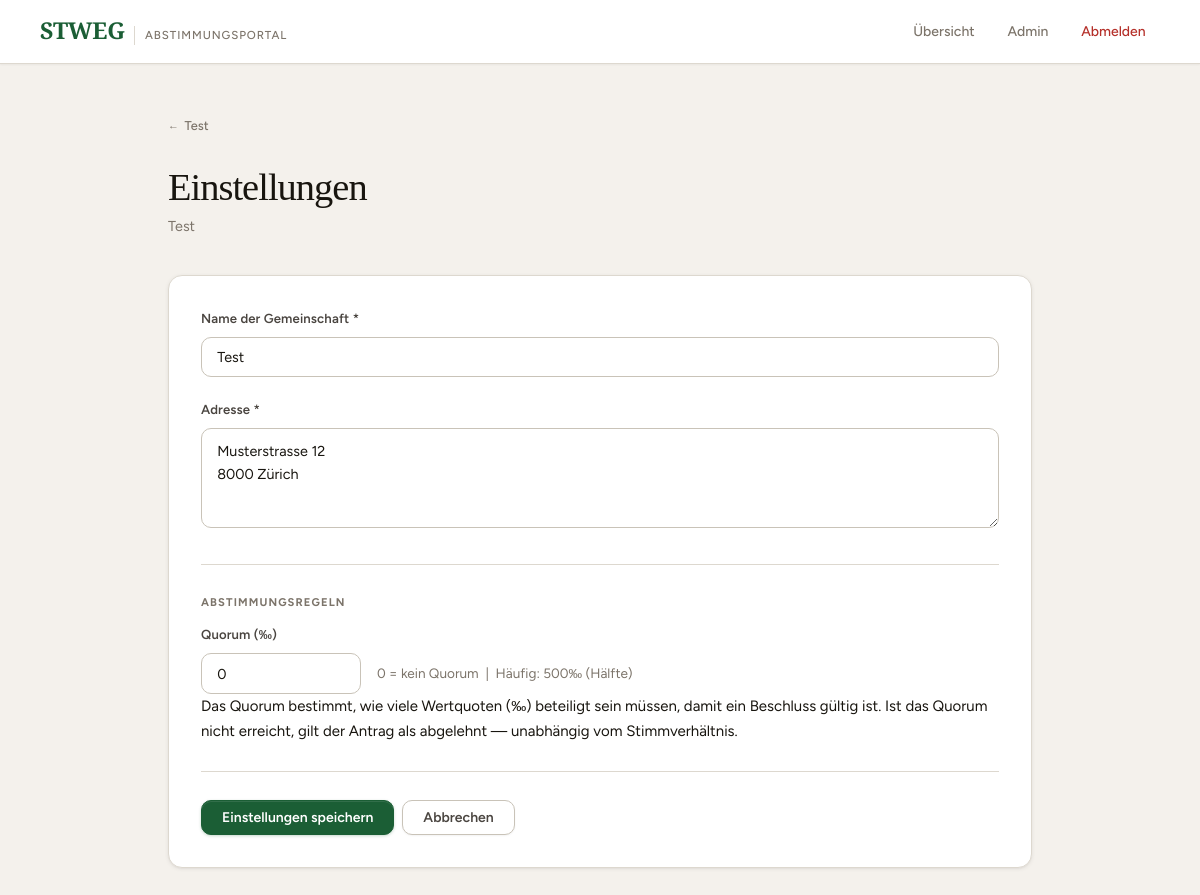
Page /community/1/bearbeiten/ (signed in) on the committed database.
### voting/models.py (models this page shows, shortened)
class Community(models.Model):
    name       = models.CharField(max_length=200)
    address    = models.TextField()
    created_at = models.DateTimeField(auto_now_add=True)
    created_by = models.ForeignKey(
        User, on_delete=models.SET_NULL, null=True, blank=True,
        related_name='created_communities',
    )
    quorum = models.DecimalField(
        max_digits=5, decimal_places=1, default=Decimal('0'),
        verbose_name="Quorum (‰)",
        help_text="Mindest-Beteiligung in Wertquoten ‰ für gültige Abstimmung (0 = kein Quorum)",
    )
    def is_admin(self, user):
        return (
            self.created_by == user
            or user.is_staff
            or self.memberships.filter(
                user=user, role=CommunityMembership.Role.MANAGER
            ).exists()
        )
    class Meta:
        verbose_name        = "Gemeinschaft"
        verbose_name_plural = "Gemeinschaften"

### voting/views.py (the view)
@login_required
def community_edit(request, community_id):
    community = get_object_or_404(Community, id=community_id)
    if not community.is_admin(request.user):
        messages.error(request, "Keine Berechtigung.")
        return redirect('voting:dashboard')
    if request.method == 'POST':
        form = CommunityForm(request.POST, instance=community)
        if form.is_valid():
            form.save()
            messages.success(request, "Einstellungen gespeichert.")
            return redirect('voting:unit_manage', community_id=community.id)
    else:
        form = CommunityForm(instance=community)
    return render(request, 'voting/community_form.html', {'form': form, 'community': community})

### voting/forms.py
class CommunityForm(forms.ModelForm):
    class Meta:
        model  = Community
        fields = ['name', 'address', 'quorum']
        widgets = {
            'name': forms.TextInput(attrs={
                'class': 'form-input',
                'placeholder': 'z.B. STWEG Musterstrasse 12',
            }),
            'address': forms.Textarea(attrs={
                'class': 'form-textarea',
                'rows': 3,
                'placeholder': 'Musterstrasse 12\n8000 Zürich',
            }),
            'quorum': forms.NumberInput(attrs={
                'class': 'form-input',
                'step': '0.1',
                'min': '0',
                'max': '1000',
                'placeholder': '0 = kein Quorum',
            }),
        }
        labels = {
            'name':    'Name der Gemeinschaft',
            'address': 'Adresse',
            'quorum':  'Quorum (‰)',
        }
        help_texts = {
            'quorum': (
                'Mindest-Beteiligung nach Wertquoten für gültige Beschlüsse '
                '(0 = kein Quorum). Enthaltungen zählen zur Beteiligung. '
                'Häufig 500‰ (die Hälfte aller Wertquoten).'
            ),
        }

### voting/templates/voting/community_form.html (shortened to what this page needs)
{% extends "voting/base.html" %}
{% block content %}
{% if community %}
<a href="{% url 'voting:unit_manage' community.id %}" class="back-link">{{ community.name }}</a>
{% else %}
<a href="{% url 'voting:dashboard' %}" class="back-link">Übersicht</a>
{% endif %}
<div class="page-header">
    <h1>{% if community %}Einstellungen{% else %}Neue Gemeinschaft{% endif %}</h1>
    <p>{% if community %}{{ community.name }}{% else %}Erstelle eine neue Stockwerkeigentümergemeinschaft{% endif %}</p>
</div>
<div class="card" style="padding:2rem;">
    <form method="post">
        <div class="form-group">
            <label for="id_name">Name der Gemeinschaft *</label>
            <input type="text" name="name" id="id_name" class="form-input"
                   placeholder="z.B. STWEG Musterstrasse 12" required
                   value="{{ form.name.value|default:'' }}">
        </div>
        <div class="form-group">
            <label for="id_address">Adresse *</label>
            <textarea name="address" id="id_address" class="form-textarea" rows="3"
                      placeholder="Musterstrasse 12&#10;8000 Zürich" required>{{ form.address.value|default:'' }}</textarea>
        </div>
        <hr>
        <div class="section-label">Abstimmungsregeln</div>
        <div class="form-group">
            <label for="id_quorum">Quorum (‰)</label>
            <div style="display:flex;gap:1rem;align-items:center;">
                <input type="number" name="quorum" id="id_quorum" class="form-input" style="max-width:160px;"
                       placeholder="0" step="0.1" min="0" max="1000"
                       value="{{ form.quorum.value|default:'0' }}">
                <span style="font-size:0.85rem;color:var(--text-muted);">
                    0 = kein Quorum &nbsp;|&nbsp; Häufig: 500‰ (Hälfte)
                </span>
            </div>
            <div class="form-hint">
                Das Quorum bestimmt, wie viele Wertquoten (‰) beteiligt sein müssen, damit ein Beschluss gültig ist. Ist das Quorum nicht erreicht, gilt der Antrag als abgelehnt — unabhängig vom Stimmverhältnis.
            </div>
        </div>
        <hr>
        <div class="flex gap-1">
            <button type="submit" class="btn btn-primary">
                {% if community %}Einstellungen speichern{% else %}Gemeinschaft erstellen{% endif %}
            </button>
            {% if community %}
            <a href="{% url 'voting:unit_manage' community.id %}" class="btn btn-outline">Abbrechen</a>
            {% else %}
            <a href="{% url 'voting:dashboard' %}" class="btn btn-outline">Abbrechen</a>
            {% endif %}
        </div>
    </form>
</div>
{% endblock %}

### voting/templates/voting/base.html (style rules this page uses)
:root { --bg: #F4F1EC; --bg-subtle: #EDE9E2; --surface: #FFFFFF; --surface-alt: #F9F7F4; --border: #DDD8CF; --border-mid: #C9C3B8; --border-strong: #A89F93; --text: #18150F; --text-secondary:#4A4540; --text-muted: #7C746A; --text-subtle: #A89F93; --accent: #1B5E35; --accent-mid: #236E40; --accent-hover: #154B2A; --accent-light: #E6F2EB; --accent-border: #A8D4B5; --red: #B5302A; --red-mid: #C93C35; --red-light: #FCECEA; --red-border: #F0B8B5; --amber: #8F620D; --amber-light: #FEF6E4; --amber-border: #E8C87A; --blue: #1D4F8A; --blue-light: #EBF2FC; --shadow-xs: 0 1px 2px rgba(24,21,15,0.05); --shadow-sm: 0 1px 4px rgba(24,21,15,0.07), 0 1px 2px rgba(24,21,15,0.04); --shadow-md: 0 4px 16px rgba(24,21,15,0.09), 0 2px 4px rgba(24,21,15,0.05); --shadow-lg: 0 12px 40px rgba(24,21,15,0.12), 0 4px 8px rgba(24,21,15,0.06); --r-sm: 6px; --r-md: 10px; --r-lg: 14px; --r-xl: 20px; --r-pill: 999px; --ease: cubic-bezier(0.25, 0.46, 0.45, 0.94); --t-fast: 120ms; --t-base: 200ms; --nav-h: 64px; }
*, *::before, *::after { box-sizing: border-box; margin: 0; padding: 0; }
html { scroll-behavior: smooth; -webkit-font-smoothing: antialiased; }
body { font-family: 'Figtree', sans-serif; background: var(--bg); color: var(--text); min-height: 100vh; font-size: 15px; line-height: 1.65; font-weight: 400; }
.back-link { display: inline-flex; align-items: center; gap: 0.35rem; font-size: 0.8rem; font-weight: 500; color: var(--text-muted); text-decoration: none; margin-bottom: 1.75rem; transition: color var(--t-fast) var(--ease); }
.back-link::before { content: '←'; font-size: 0.85em; }
.page-header { margin-bottom: 2.25rem; }
.page-header h1 { font-family: 'Cormorant Garamond', serif; font-size: 2.4rem; font-weight: 500; letter-spacing: -0.025em; line-height: 1.15; color: var(--text); }
.page-header p { color: var(--text-muted); margin-top: 0.4rem; font-size: 0.9rem; }
.section-label { font-size: 0.7rem; font-weight: 700; letter-spacing: 0.1em; text-transform: uppercase; color: var(--text-muted); margin-bottom: 0.8rem; }
.card { background: var(--surface); border: 1px solid var(--border); border-radius: var(--r-lg); padding: 1.5rem; margin-bottom: 0.875rem; box-shadow: var(--shadow-sm); transition: border-color var(--t-base) var(--ease), box-shadow var(--t-base) var(--ease); }
.btn { display: inline-flex; align-items: center; justify-content: center; gap: 0.4rem; padding: 0.575rem 1.25rem; border-radius: var(--r-md); font-family: 'Figtree', sans-serif; font-size: 0.875rem; font-weight: 600; cursor: pointer; text-decoration: none; border: 1.5px solid transparent; transition: all var(--t-fast) var(--ease); white-space: nowrap; line-height: 1; }
.btn-primary { background: var(--accent); color: #fff; border-color: var(--accent); box-shadow: 0 1px 3px rgba(27,94,53,0.25), inset 0 1px 0 rgba(255,255,255,0.1); }
.btn-outline { background: var(--surface); color: var(--text-secondary); border-color: var(--border-mid); box-shadow: var(--shadow-xs); }
.form-group { margin-bottom: 1.375rem; }
label { display: block; font-size: 0.82rem; font-weight: 600; color: var(--text-secondary); margin-bottom: 0.45rem; letter-spacing: 0.01em; }
.form-input, .form-textarea, .form-select { width: 100%; padding: 0.65rem 0.95rem; border: 1.5px solid var(--border-mid); border-radius: var(--r-md); font-family: 'Figtree', sans-serif; font-size: 0.9rem; color: var(--text); background: var(--surface); transition: border-color var(--t-fast) var(--ease), box-shadow var(--t-fast) var(--ease); appearance: none; }
.form-textarea { resize: vertical; min-height: 100px; line-height: 1.6; }
hr { border: none; border-top: 1px solid var(--border); margin: 1.75rem 0; }
.flex { display: flex; }
.gap-1 { gap: 0.5rem; }
main > * { animation: fadeUp 0.35s var(--ease) both; }
main > *:nth-child(1) { animation-delay: 0ms; }
main > *:nth-child(2) { animation-delay: 40ms; }
main > *:nth-child(3) { animation-delay: 80ms; }

### rows in the picture
Community: name "Test", address "Musterstrasse 12 8000 Zürich", quorum "0"
